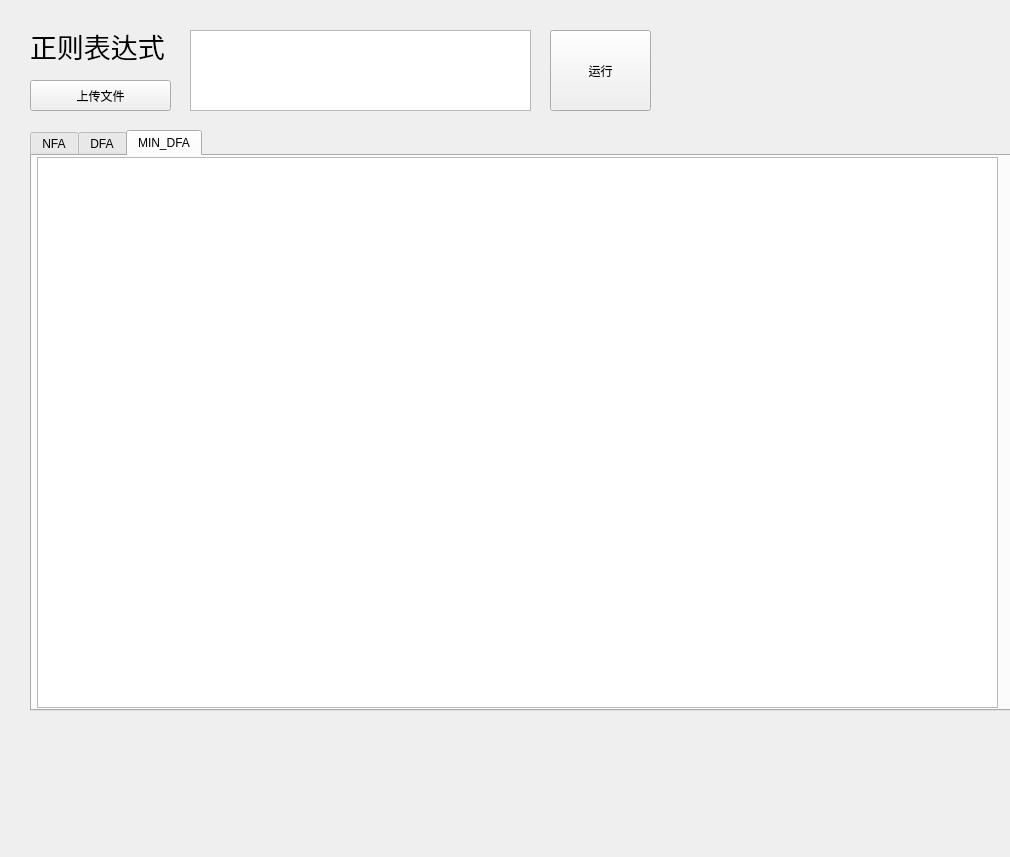
<?xml version="1.0" encoding="UTF-8"?>
<ui version="4.0">
 <class>Widget</class>
 <widget class="QWidget" name="Widget">
  <property name="geometry">
   <rect>
    <x>0</x>
    <y>0</y>
    <width>1010</width>
    <height>857</height>
   </rect>
  </property>
  <property name="windowTitle">
   <string>Widget</string>
  </property>
  <widget class="QPlainTextEdit" name="input">
   <property name="geometry">
    <rect>
     <x>190</x>
     <y>30</y>
     <width>341</width>
     <height>81</height>
    </rect>
   </property>
  </widget>
  <widget class="QLabel" name="label">
   <property name="geometry">
    <rect>
     <x>30</x>
     <y>30</y>
     <width>291</width>
     <height>31</height>
    </rect>
   </property>
   <property name="font">
    <font>
     <pointsize>20</pointsize>
    </font>
   </property>
   <property name="text">
    <string>正则表达式</string>
   </property>
  </widget>
  <widget class="QTabWidget" name="tabWidget">
   <property name="geometry">
    <rect>
     <x>30</x>
     <y>130</y>
     <width>981</width>
     <height>581</height>
    </rect>
   </property>
   <property name="currentIndex">
    <number>2</number>
   </property>
   <widget class="QWidget" name="displayNFA">
    <attribute name="title">
     <string>NFA</string>
    </attribute>
    <widget class="QTableWidget" name="NFAtable">
     <property name="geometry">
      <rect>
       <x>5</x>
       <y>1</y>
       <width>961</width>
       <height>551</height>
      </rect>
     </property>
    </widget>
   </widget>
   <widget class="QWidget" name="displayDFA">
    <attribute name="title">
     <string>DFA</string>
    </attribute>
    <widget class="QTableWidget" name="DFAtable">
     <property name="geometry">
      <rect>
       <x>5</x>
       <y>1</y>
       <width>961</width>
       <height>551</height>
      </rect>
     </property>
    </widget>
   </widget>
   <widget class="QWidget" name="displayMIN_DFA">
    <attribute name="title">
     <string>MIN_DFA</string>
    </attribute>
    <widget class="QTableWidget" name="MIN_DFAtable">
     <property name="geometry">
      <rect>
       <x>5</x>
       <y>1</y>
       <width>961</width>
       <height>551</height>
      </rect>
     </property>
    </widget>
   </widget>
  </widget>
  <widget class="QPushButton" name="run">
   <property name="geometry">
    <rect>
     <x>550</x>
     <y>30</y>
     <width>101</width>
     <height>81</height>
    </rect>
   </property>
   <property name="text">
    <string>运行</string>
   </property>
  </widget>
  <widget class="QPushButton" name="upload">
   <property name="geometry">
    <rect>
     <x>30</x>
     <y>80</y>
     <width>141</width>
     <height>31</height>
    </rect>
   </property>
   <property name="text">
    <string>上传文件</string>
   </property>
  </widget>
 </widget>
 <resources/>
 <connections/>
</ui>
